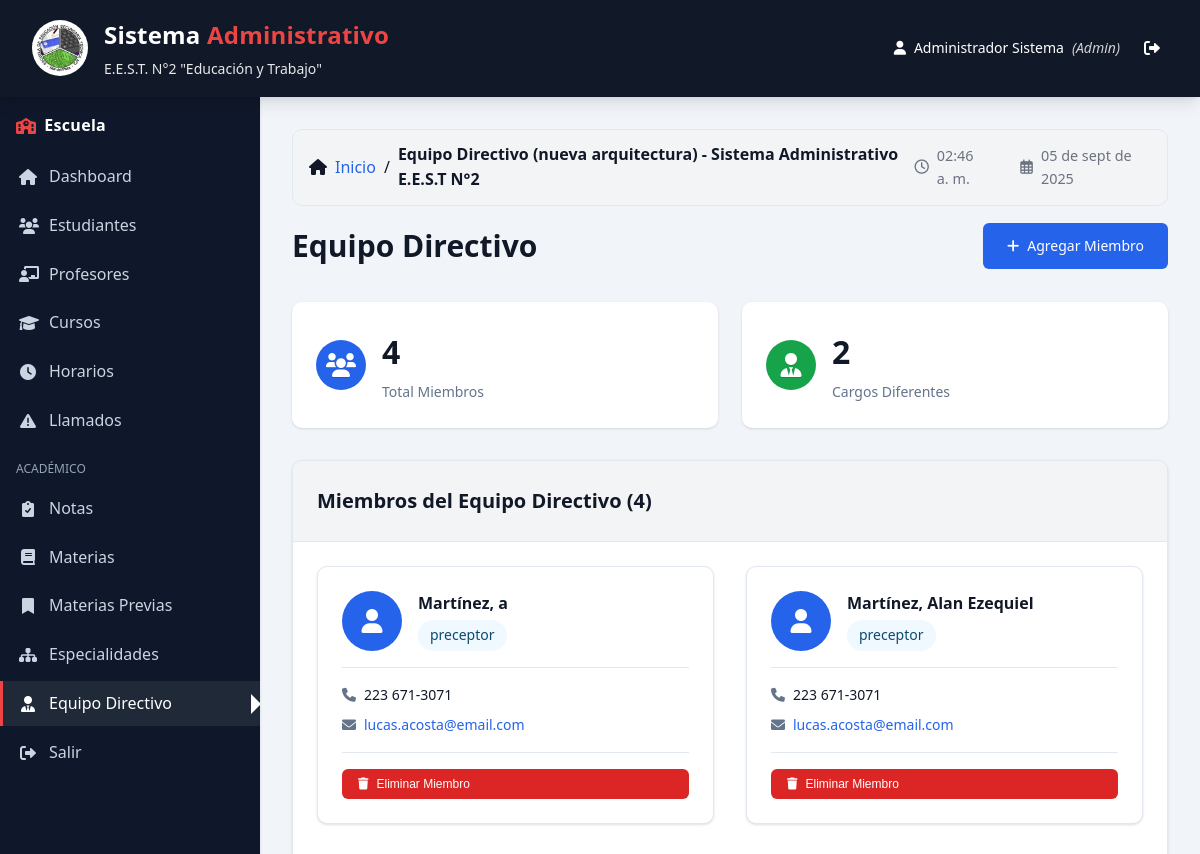
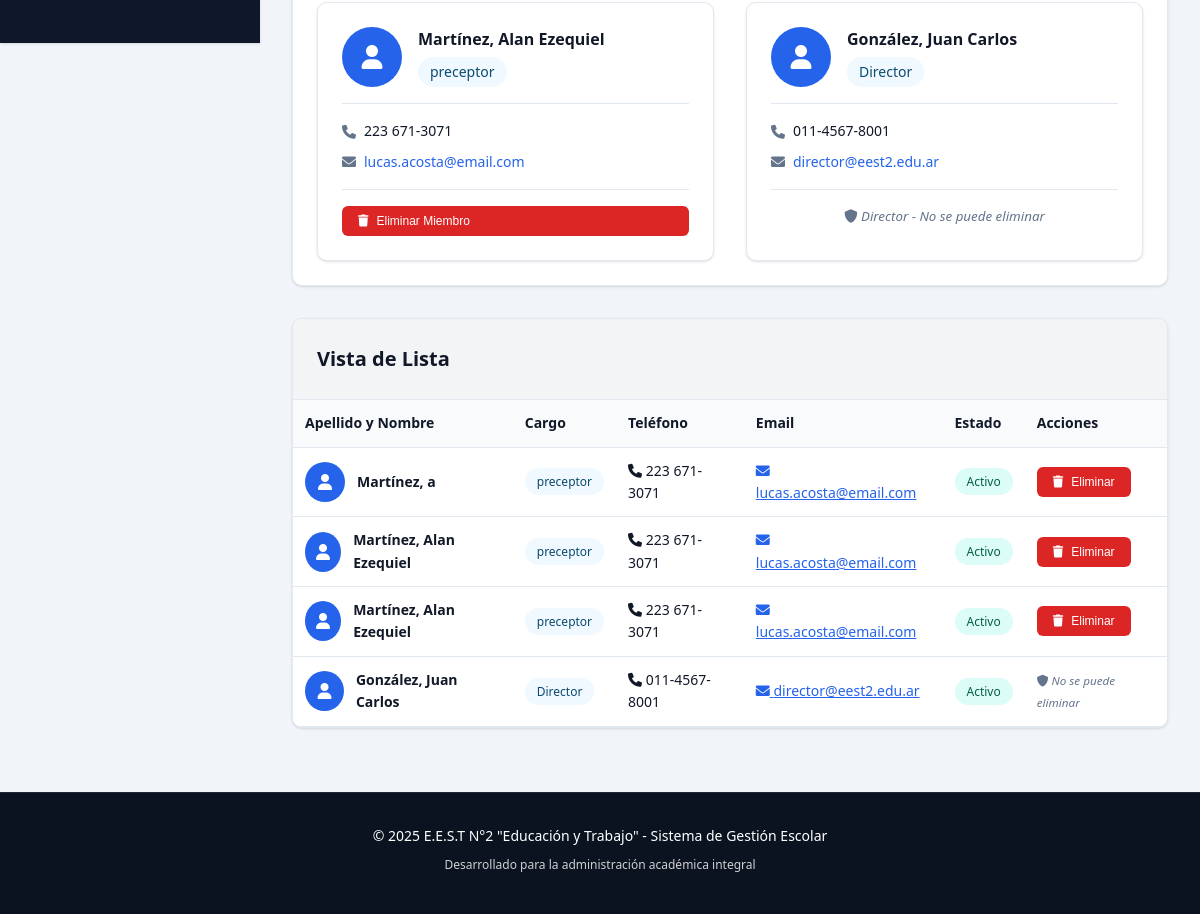
/equipo.php (signed in), run on the app's committed database (2 pictures, top to bottom).
### tables this page shows
CREATE TABLE `usuarios` (
  `id` int(11) NOT NULL,
  `username` varchar(50) NOT NULL,
  `password` varchar(255) NOT NULL,
  `nombre` varchar(100) NOT NULL,
  `apellido` varchar(100) NOT NULL,
  `email` varchar(100) DEFAULT NULL,
  `rol` enum('admin','directivo','preceptor','secretaria') NOT NULL,
  `activo` tinyint(1) DEFAULT 1,
  `fecha_creacion` timestamp NOT NULL DEFAULT current_timestamp()
);

CREATE TABLE `equipo_directivo` (
  `id` int(11) NOT NULL,
  `usuario_id` int(11) DEFAULT NULL,
  `apellido` varchar(100) NOT NULL,
  `nombre` varchar(100) NOT NULL,
  `cargo` varchar(100) NOT NULL,
  `telefono` varchar(20) DEFAULT NULL,
  `email` varchar(100) DEFAULT NULL,
  `foto` varchar(255) DEFAULT NULL,
  `activo` tinyint(1) DEFAULT 1
);

### equipo.php (the view, shortened to what the rows shown need)
<?php
require_once 'config/database.php';
$db = Database::getInstance();
$servicioAutenticacion = new ServicioAutenticacion($db);
$usuario = $servicioAutenticacion->verificarSesion();
include 'includes/header.php';
$equipo = $db->fetchAll("
    SELECT * FROM equipo_directivo
    WHERE activo = 1
    ORDER BY
        CASE cargo
            WHEN 'admin' THEN 1
            WHEN 'directivo' THEN 2
            WHEN 'preceptor' THEN 3
            ELSE 4
        END,
        apellido, nombre,
        id ASC
");
?>
<section class="equipo-section">
    <div class="section-header">
        <h2>Equipo Directivo</h2>
    </div>
    <?php if (!empty($equipo)): ?>
    <div class="card">
        <div class="card-body">
            <div class="equipo-grid" style="display: grid; grid-template-columns: repeat(auto-fill, minmax(300px, 1fr)); gap: 2rem;">
                <?php foreach ($equipo as $miembro): ?>
                <div class="miembro-card" style="border: 1px solid var(--medium-gray); border-radius: var(--border-radius); padding: 1.5rem; background: white; box-shadow: var(--shadow); transition: transform 0.2s;">
                    <div class="miembro-header" style="display: flex; align-items: center; gap: 1rem; margin-bottom: 1rem;">
                        <div class="miembro-foto" style="flex-shrink: 0;">
                            <?php if ($miembro['foto']): ?>
                                <img src="<?php echo htmlspecialchars($miembro['foto']); ?>"
                                     alt="Foto de <?php echo htmlspecialchars($miembro['nombre']); ?>"
                                     style="width: 60px; height: 60px; border-radius: 50%; object-fit: cover; border: 2px solid var(--primary-color);">
                            <?php else: ?>
                                <div style="width: 60px; height: 60px; border-radius: 50%; background: var(--primary-color); display: flex; align-items: center; justify-content: center; color: white; font-size: 1.5rem;">
                                    <i class="fas fa-user"></i>
                                </div>
                            <?php endif; ?>
                        </div>
                        <div class="miembro-info">
                            <h4 style="margin-bottom: 0.25rem; color: var(--text-color);">
                                <?php echo htmlspecialchars($miembro['apellido'] . ', ' . $miembro['nombre']); ?>
                            </h4>
                            <span class="status status-primary" style="font-size: 0.875rem;">
                                <?php echo htmlspecialchars($miembro['cargo']); ?>
                            </span>
                        </div>
                    </div>
                    <div class="miembro-contacto" style="border-top: 1px solid var(--medium-gray); padding-top: 1rem;">
                        <?php if ($miembro['telefono']): ?>
                        <div style="display: flex; align-items: center; gap: 0.5rem; margin-bottom: 0.5rem; font-size: 0.875rem;">
                            <i class="fas fa-phone" style="color: var(--secondary-color);"></i>
                            <span><?php echo htmlspecialchars($miembro['telefono']); ?></span>
                        </div>
                        <?php endif; ?>
                        <?php if ($miembro['email']): ?>
                        <div style="display: flex; align-items: center; gap: 0.5rem; font-size: 0.875rem;">
                            <i class="fas fa-envelope" style="color: var(--secondary-color);"></i>
                            <a href="mailto:<?php echo htmlspecialchars($miembro['email']); ?>"
                               style="color: var(--primary-color); text-decoration: none;">
                                <?php echo htmlspecialchars($miembro['email']); ?>
                            </a>
                        </div>
                        <?php endif; ?>
                    </div>
                    <?php if ($miembro['cargo'] !== 'Director'): ?>
                    <div class="miembro-actions" style="margin-top: 1rem; padding-top: 1rem; border-top: 1px solid var(--medium-gray);">
                        <form method="POST" onsubmit="return confirm('¿Estás seguro de que deseas eliminar a <?php echo htmlspecialchars($miembro['apellido'] . ', ' . $miembro['nombre']); ?> del equipo directivo?');" style="margin: 0;">
                            <button type="submit" name="eliminar_miembro" class="btn btn-danger btn-sm" style="width: 100%;">
                                <i class="fas fa-trash"></i> Eliminar Miembro
                            </button>
                        </form>
                    </div>
                    <?php else: ?>
                    <div class="miembro-actions" style="margin-top: 1rem; padding-top: 1rem; border-top: 1px solid var(--medium-gray);">
                        <small style="color: var(--secondary-color); font-style: italic; display: block; text-align: center;">
                            <i class="fas fa-shield-alt"></i> Director - No se puede eliminar
                        </small>
                    </div>
                    <?php endif; ?>
                </div>
                <?php endforeach; ?>
            </div>
        </div>
    </div>
    <div class="card">
        <div class="table-container">
            <table class="table">
                <thead>
                    <tr>
                        <th>Apellido y Nombre</th>
                        <th>Cargo</th>
                        <th>Teléfono</th>
                        <th>Email</th>
                        <th>Estado</th>
                        <th>Acciones</th>
                    </tr>
                </thead>
                <tbody>
                    <?php foreach ($equipo as $miembro): ?>
                    <tr>
                        <td>
                            <div style="display: flex; align-items: center; gap: 0.75rem;">
                                <?php if ($miembro['foto']): ?>
                                    <img src="<?php echo htmlspecialchars($miembro['foto']); ?>"
                                         alt="Foto" style="width: 40px; height: 40px; border-radius: 50%; object-fit: cover;">
                                <?php else: ?>
                                    <div style="width: 40px; height: 40px; border-radius: 50%; background: var(--primary-color); display: flex; align-items: center; justify-content: center; color: white; font-size: 1rem;">
                                        <i class="fas fa-user"></i>
                                    </div>
                                <?php endif; ?>
                                <strong><?php echo htmlspecialchars($miembro['apellido'] . ', ' . $miembro['nombre']); ?></strong>
                            </div>
                        </td>
                        <td>
                            <span class="status status-primary">
                                <?php echo htmlspecialchars($miembro['cargo']); ?>
                            </span>
                        </td>
                        <td>
                            <?php if ($miembro['telefono']): ?>
                                <i class="fas fa-phone"></i> <?php echo htmlspecialchars($miembro['telefono']); ?>
                            <?php else: ?>
                                <span style="color: var(--secondary-color);">No registrado</span>
                            <?php endif; ?>
                        </td>
                        <td>
                            <?php if ($miembro['email']): ?>
                                <a href="mailto:<?php echo htmlspecialchars($miembro['email']); ?>"
                                   style="color: var(--primary-color);">
                                    <i class="fas fa-envelope"></i> <?php echo htmlspecialchars($miembro['email']); ?>
                                </a>
                            <?php else: ?>
                                <span style="color: var(--secondary-color);">No registrado</span>
                            <?php endif; ?>
                        </td>
                        <td>
                            <span class="status status-success">Activo</span>
                        </td>
                        <td>
                            <?php if ($miembro['cargo'] !== 'Director'): ?>
                            <form method="POST" onsubmit="return confirm('¿Estás seguro de que deseas eliminar a <?php echo htmlspecialchars($miembro['apellido'] . ', ' . $miembro['nombre']); ?> del equipo directivo?');" style="margin: 0;">
                                <button type="submit" name="eliminar_miembro" class="btn btn-danger btn-sm">
                                    <i class="fas fa-trash"></i> Eliminar
                                </button>
                            </form>
                            <?php else: ?>
                            <small style="color: var(--secondary-color); font-style: italic;">
                                <i class="fas fa-shield-alt"></i> No se puede eliminar
                            </small>
                            <?php endif; ?>
                        </td>
                    </tr>
                    <?php endforeach; ?>
                </tbody>
            </table>
        </div>
    </div>
    <?php endif; ?>
</section>
<?php include 'includes/footer.php'; ?>

### includes/header.php (shortened to what the rows shown need)
<?php
$currentUser = [
    'nombre' => $_SESSION['nombre'] ?? 'Usuario',
    'apellido' => $_SESSION['apellido'] ?? '',
    'rol' => $_SESSION['rol'] ?? 'usuario'
];
?>
<!DOCTYPE html>
<html lang="es">
<head>
    <link rel="stylesheet" href="css/style.css">
    <link rel="stylesheet" href="https://cdnjs.cloudflare.com/ajax/libs/font-awesome/6.0.0/css/all.min.css">
</head>
<body>
    <header class="main-header">
        <div class="header-top">
            <div class="logo-section">
                <div class="school-info">
                    <h1 class="brand-title">Sistema <span>Administrativo</span></h1>
                    <h2>E.E.S.T. N°2 "Educación y Trabajo"</h2>
                </div>
            </div>
            <div class="user-section">
                <div class="user-info">
                    <i class="fas fa-user"></i>
                    <span><?php echo htmlspecialchars($currentUser['nombre'] . ' ' . $currentUser['apellido']); ?></span>
                    <span class="role">(<?php echo ucfirst($currentUser['rol']); ?>)</span>
                </div>
            </div>
        </div>
    </header>
    <div class="app-layout">
        <main class="main-content">

### data on the page
usuarios: nombre+apellido "Administrador Sistema", rol "Admin"
equipo_directivo: apellido+nombre "Martínez, a", cargo "preceptor", telefono "223 671-3071", email "lucas.acosta@email.com"
equipo_directivo: apellido+nombre "Martínez, Alan Ezequiel", cargo "preceptor", telefono "223 671-3071", email "lucas.acosta@email.com"
equipo_directivo: apellido+nombre "Martínez, Alan Ezequiel", cargo "preceptor", telefono "223 671-3071", email "lucas.acosta@email.com"
equipo_directivo: apellido+nombre "González, Juan Carlos", cargo "Director", telefono "011-4567-8001", email "director@eest2.edu.ar", shows "Director - No se puede eliminar"

### other printed values
$pageTitle "Equipo Directivo (nueva arquitectura) - Sistema Administrativo E.E.S.T N°2"
$total_miembros "4"
count(array_unique(array_column($equipo, 'cargo'))) "2"
